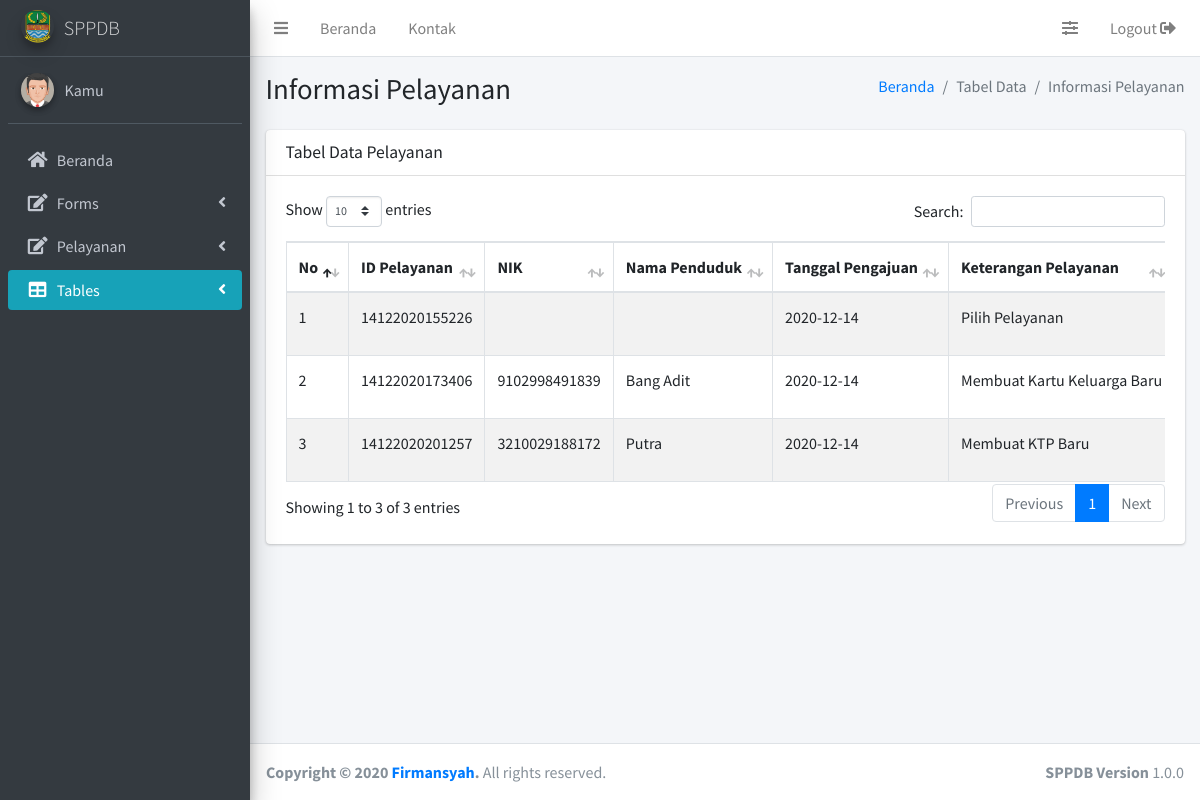
The page /akses/petugas/tabel_data_pelayanan.php (signed in) on the database its author committed.
### tables this page shows
CREATE TABLE `petugas` (
  `nip` varchar(20) NOT NULL,
  `nama_lengkap_petugas` varchar(30) NOT NULL,
  `jenis_kelamin` enum('p','w') NOT NULL,
  `email` varchar(40) NOT NULL,
  `password` varchar(200) NOT NULL,
  `alamat` text NOT NULL,
  `no_tlp` varchar(20) NOT NULL,
  `akses` varchar(10) NOT NULL
);

CREATE TABLE `pelayanan` (
  `id_pelayanan` varchar(20) NOT NULL,
  `nik_penduduk` varchar(20) NOT NULL,
  `nama_penduduk` varchar(40) NOT NULL,
  `tanggal_ajukan` date NOT NULL,
  `keterangan_pelayanan` text NOT NULL,
  `gambar_rt_rw` varchar(200) NOT NULL,
  `gambar_kk` varchar(200) NOT NULL,
  `gambar_akte` varchar(200) NOT NULL,
  `gambar_surat_nikah` varchar(200) NOT NULL,
  `surat_keterangan_pindah` text NOT NULL,
  `gambar_surat_kehilangan` varchar(200) NOT NULL,
  `nip_petugas` varchar(20) NOT NULL,
  `nama_petugas` varchar(40) NOT NULL,
  `status_proses_pengajuan` varchar(20) NOT NULL,
  `tanggal_proses` date NOT NULL,
  `keterangan` text NOT NULL
);

### akses/config/library.php (called while the page is built, shortened)
<?php
class Library
{
	public function __construct()
	{
		$host = "localhost";
		$dbname = "sppdb";
		$user = "root";
		$password = "";
		$this->db = new PDO("mysql:host={$host};dbname={$dbname}", $user, $password);
	}
	public function showPelayanan()
	{
		$query = $this->db->prepare("SELECT * FROM pelayanan");
		$query->execute();
		$data = $query->fetchAll();
		return $data;
	}
	public function get_by_id_userPetugas($kd_petugas)
	{
		$query = $this->db->prepare("SELECT * FROM petugas where nip=?");
		$query->bindParam(1, $kd_petugas);
		$query->execute();
		return $query->fetch();
	}
}

### akses/petugas/tabel_data_pelayanan.php (the view, shortened to what this page needs)
<?php
include('../config/library.php');
$lib = new Library();
$data_pelayanan = $lib->showPelayanan();
if (isset($_SESSION['nip'])) {
	$kd_petugas = $_SESSION['nip'];
	$data_petugas2 = $lib->get_by_id_userPetugas($kd_petugas);
} else {
	header('Location: home.php');
}
?>
<!DOCTYPE html>
<html>
<head>
	<link rel="stylesheet" href="../../library/plugins/fontawesome-free/css/all.min.css">
	<link rel="stylesheet" href="https://code.ionicframework.com/ionicons/2.0.1/css/ionicons.min.css">
	<link rel="stylesheet" href="../../library/plugins/datatables-bs4/css/dataTables.bootstrap4.min.css">
	<link rel="stylesheet" href="../../library/plugins/datatables-responsive/css/responsive.bootstrap4.min.css">
	<link rel="stylesheet" href="../../library/dist/css/adminlte.min.css">
</head>
<body class="hold-transition sidebar-mini">
	<div class="wrapper">
		<nav class="main-header navbar navbar-expand navbar-white navbar-light">
			<ul class="navbar-nav">
				<li class="nav-item">
					<a class="nav-link" data-widget="pushmenu" href="#" role="button"><i class="fas fa-bars"></i></a>
				</li>
				<li class="nav-item d-none d-sm-inline-block">
					<a href="home.php" class="nav-link">Beranda</a>
				</li>
				<li class="nav-item d-none d-sm-inline-block">
					<a href="contacts.php" class="nav-link">Kontak</a>
				</li>
			</ul>
			<ul class="navbar-nav ml-auto">
				<li class="nav-item">
					<a class="nav-link" data-widget="control-sidebar" data-slide="true" href="#" role="button">
						<i class="fas fa-sliders-h"></i>
					</a>
				</li>
				<li class="nav-item">
					<a class="nav-link" href="../config/logout_petugas.php" role="button">
						Logout <i class="fas fa-sign-out-alt"></i>
					</a>
				</li>
			</ul>
		</nav>
		<aside class="main-sidebar sidebar-dark-primary elevation-4">
			<a href="home.php" class="brand-link">
				<img src="../../library/dist/img/logoNav.png" alt="SPPDB Logo" class="brand-image img-circle elevation-3" style="opacity: .8">
				<span style="margin-left:2px" class="brand-text font-weight-light">SPPDB</span>
			</a>
			<?php
			if ($jk = $data_petugas2["jenis_kelamin"] == 'p') {
				$ava = '<img src="../../library/dist/img/avatar5.png" class="img-circle elevation-2" alt="User Image">';
			} else {
				$ava = '<img src="../../library/dist/img/avatar2.png" class="img-circle elevation-2" alt="User Image">';
			}
			?>
			<div class="sidebar">
				<div class="user-panel mt-3 pb-3 mb-3 d-flex">
					<div class="image">
						<?php echo $ava; ?>
					</div>
					<div class="info">
						<a href="profile.php" class="d-block"><?php echo $data_petugas2['nama_lengkap_petugas']; ?></a>
					</div>
				</div>
				<nav class="mt-2">
					<ul class="nav nav-pills nav-sidebar flex-column" data-widget="treeview" role="menu" data-accordion="false">
						<li class="nav-item">
							<a href="home.php" class="nav-link">
								<i class="nav-icon fas fa-home"></i>
								<p>
									Beranda
								</p>
							</a>
						</li>
						<li class="nav-item has-treeview">
							<a href="#" class="nav-link">
								<i class="nav-icon fas fa-edit"></i>
								<p>
									Forms
									<i class="fas fa-angle-left right"></i>
								</p>
							</a>
						</li>
						<li class="nav-item has-treeview">
							<a href="#" class="nav-link">
								<i class="nav-icon fas fa-edit"></i>
								<p>
									Pelayanan <i class="right fas fa-angle-left"></i>
								</p>
							</a>
						</li>
						<li class="nav-item has-treeview">
							<a href="#" class="nav-link bg-cyan">
								<i class="nav-icon fas fa-table"></i>
								<p>
									Tables <i class="fas fa-angle-left right"></i>
								</p>
							</a>
						</li>
					</ul>
				</nav>
			</div>
		</aside>
		<div class="content-wrapper">
			<section class="content-header">
				<div class="container-fluid">
					<div class="row mb-2">
						<div class="col-sm-6">
							<h1>Informasi Pelayanan</h1>
						</div>
						<div class="col-sm-6">
							<ol class="breadcrumb float-sm-right">
								<li class="breadcrumb-item"><a href="#">Beranda</a></li>
								<li class="breadcrumb-item active">Tabel Data</li>
								<li class="breadcrumb-item active">Informasi Pelayanan</li>
							</ol>
						</div>
					</div>
				</div>
			</section>
			<section class="content">
				<div class="container-fluid">
					<div class="row">
						<div class="col-12">
							<div class="card">
								<div class="card-header">
									<h3 class="card-title">Tabel Data Pelayanan</h3>
								</div>
								<div class="card-body">
									<div style="overflow-x:auto;" class="table-responsive">
										<table id="dtHorizontalVerticalExample" class="table table-bordered table-striped" cellspacing="0" width="100%">
											<thead>
												<tr>
													<th>No</th>
													<th>ID Pelayanan</th>
													<th>NIK</th>
													<th>Nama Penduduk</th>
													<th>Tanggal Pengajuan</th>
													<th>Keterangan Pelayanan</th>
												</tr>
											</thead>
											<tbody>
												<?php
												$no = 1;
												foreach ($data_pelayanan as $row) {
													echo "<tr>";
													echo "<td>" . $no . "</td>";
													echo "<td>" . $row['id_pelayanan'] . "</td>";
													echo "<td>" . $row['nik_penduduk'] . "</td>";
													echo "<td>" . $row['nama_penduduk'] . "</td>";
													echo "<td>" . $row['tanggal_ajukan'] . "</td>";
													echo "<td>" . $row['keterangan_pelayanan'] . "</td>";
													echo "</tr>";
													$no++;
												}
												?>
											</tbody>
										</table>
									</div>
								</div>
							</div>
						</div>
					</div>
				</div>
			</section>
		</div>
		<footer class="main-footer">
			<div class="float-right d-none d-sm-block">
				<b>SPPDB Version</b> 1.0.0
			</div>
			<strong>Copyright &copy; 2020 <a href="http://firmansyah.kel4.xyz">Firmansyah</a>.</strong> All rights reserved.
		</footer>
	</div>
</body>
</html>

### akses/petugas/tabel_data_pelayanan.php (style rules this page uses)
#dtHorizontalVerticalExample th, td { white-space: nowrap; }
table.dataTable thead .sorting:after, table.dataTable thead .sorting:before, table.dataTable thead .sorting_asc:after, table.dataTable thead .sorting_asc:before, table.dataTable thead .sorting_asc_disabled:after, table.dataTable thead .sorting_asc_disabled:before, table.dataTable thead .sorting_desc:after, table.dataTable thead .sorting_desc:before, table.dataTable thead .sorting_desc_disabled:after, table.dataTable thead .sorting_desc_disabled:before { bottom: .5em; }

### rows shown on the page
petugas: nama_lengkap_petugas "Kamu"
pelayanan: id_pelayanan "14122020155226", tanggal_ajukan "2020-12-14", keterangan_pelayanan "Pilih Pelayanan"
pelayanan: id_pelayanan "14122020173406", nik_penduduk "9102998491839", nama_penduduk "Bang Adit", tanggal_ajukan "2020-12-14", keterangan_pelayanan "Membuat Kartu Keluarga Baru"
pelayanan: id_pelayanan "14122020201257", nik_penduduk "3210029188172", nama_penduduk "Putra", tanggal_ajukan "2020-12-14", keterangan_pelayanan "Membuat KTP Baru"
